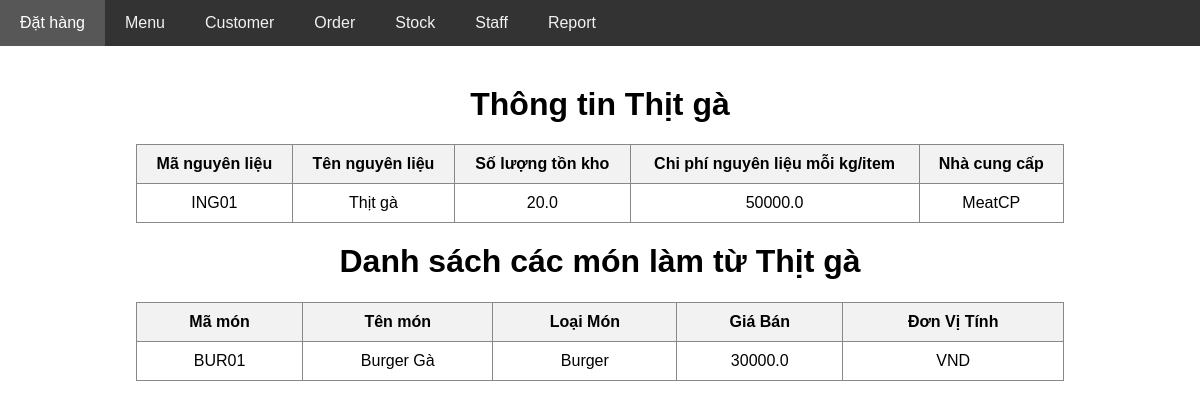
The page /core/stock/1 on the database as committed earlier.
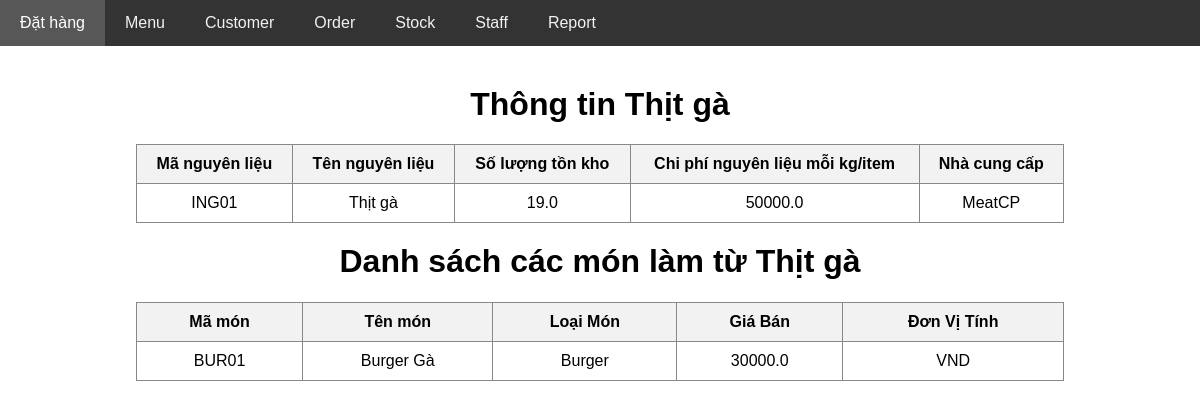
The same page on the database as committed later.
### core/models.py (models this page shows, shortened)
class StockIngredient(models.Model):
    ma_nguyen_lieu = models.CharField(max_length=10, unique=True)
    ten_nguyen_lieu = models.CharField(max_length=50)
    so_luong_ton_kho = models.FloatField()
    chi_phi_nguyen_lieu = models.FloatField()
    nha_cung_cap = models.CharField(max_length=100)
    used = models.FloatField(default=0)

### core/views.py (the view)
# urls.py: path('stock/<int:stock_id>', views.show_stock_detail, name='show_stock_detail'),
def show_stock_detail(request, stock_id):
    stock = StockIngredient.objects.get(id=stock_id)
    related_ingredients = stock.menu_ingredients.all()
    return render(request, 'menu/show_stock_detail.html', {
        'stock': stock,
        'related_ingredients': related_ingredients
    })

### core/templates/menu/show_stock_detail.html (shortened to what this page needs)
{% extends 'layout.html' %}
{% block body %}
<h1>Thông tin {{stock.ten_nguyen_lieu}}</h1>
<table>
    <tr>
        <th>Mã nguyên liệu</th>
        <th>Tên nguyên liệu</th>
        <th>Số lượng tồn kho</th>
        <th>Chi phí nguyên liệu mỗi kg/item</th>
        <th>Nhà cung cấp</th>
    </tr>
    <tr>
            <td> {{stock.ma_nguyen_lieu}} </td>
            <td> {{stock.ten_nguyen_lieu}} </td>
            <td> {{stock.so_luong_ton_kho}} </td>
            <td> {{stock.chi_phi_nguyen_lieu}} </td>
            <td> {{stock.nha_cung_cap}} </td>
    </tr>
</table>
<h1>Danh sách các món làm từ {{ stock.ten_nguyen_lieu }}</h1>
<table>
    <tr>
            <th>Mã món</th>
            <th>Tên món</th>
            <th>Loại Món</th>
            <th>Giá Bán</th>
            <th>Đơn Vị Tính</th>
    </tr>
    {% for ingredient in related_ingredients %}
    <tr>
            <td> {{ingredient.menu.ma_mon}} </td>
            <td> {{ingredient.menu.ten_mon}} </td>
            <td> {{ingredient.menu.loai_mon}} </td>
            <td> {{ingredient.menu.gia_ban}} </td>
            <td> {{ingredient.menu.don_vi_tinh}} </td>
    </tr>
    {% endfor %}
</table>
{% endblock %}

Rows that differ between the two databases and show on the page:
changed StockIngredient "Thịt gà": so_luong_ton_kho "20.0" → "19.0"
